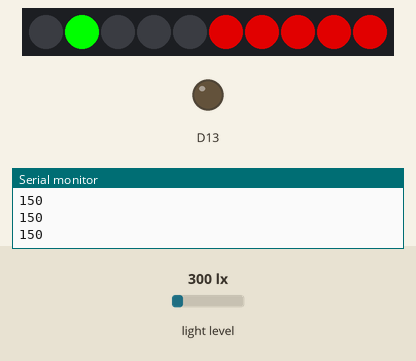
A sketch run on a simulated Adafruit Circuit Playground Express. Shown: 10 RGB LEDs in strip order, left to right, output pins drawn as LEDs (lit = HIGH), the last lines printed to the serial monitor. Inputs (shaded band) come from the test bench; at power-on: light level 300 lx.

Above: at 1.2 s.
1.3 s: light level set to 40 lx
At 1.8 s:
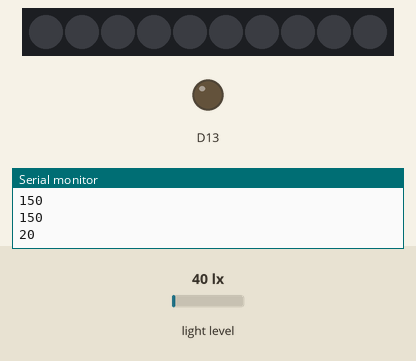
4.3 s: light level set to 210 lx
At 6.4 s:
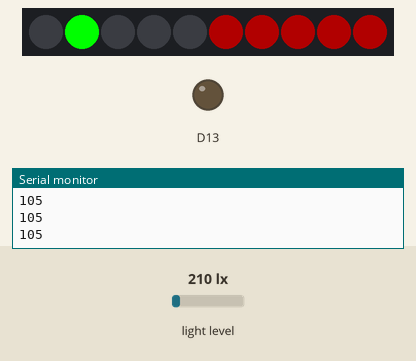
6.8 s: light level set to 170 lx
At 7.2 s:
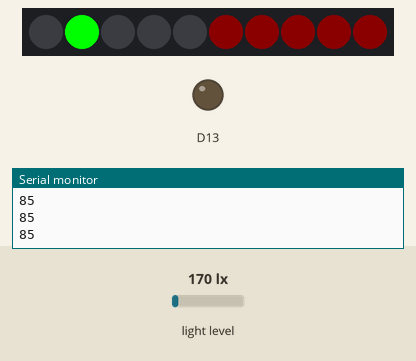
8.3 s: light level set to 500 lx
At 10.32 s:
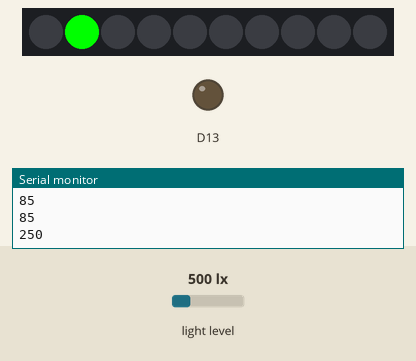
Timing chart, 0 to 11.8 s (numbered marks = the images above; inputs shaded):
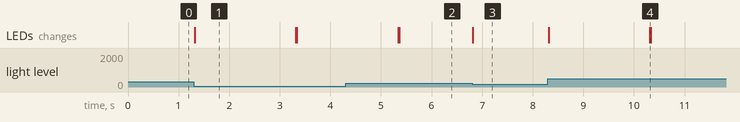

Measured:
- after the input at 1.3 s, the LEDs: change at once (image 1)
- after the input at 4.3 s, the LEDs: first differ from a run without the input after 1.1 s (image 2)
- after the input at 6.8 s, the LEDs: change at once (image 3)
- after the input at 8.3 s, the LEDs: first change at once (image 4 shows a later state)
- what the display in image 1 shows lasts 2.0 s, from 1.3 s to 3.3 s

The sketch:

pulsesensor_cplay_neopixel.ino
```cpp
#include <Adafruit_CircuitPlayground.h>

// Pulse sensor with Arduino IDE Serial Plotter
// Code demo by Lady Ada from Adafruit
// https://www.youtube.com/watch?v=Rfko5UnqDI4

const uint8_t min = 80;
const uint8_t max = 190;

void setup() {
//  while (!Serial); // Espera a que se inicie la consola serial en el IDE
  Serial.begin(115200);
  Serial.println("Circuit Playground sensor test");
  CircuitPlayground.begin();
  CircuitPlayground.setBrightness(255);
  CircuitPlayground.setPixelColor(1, 0, 255, 0);
}

void loop() {
  uint8_t red = CircuitPlayground.lightSensor();
  Serial.println(red);

  // Solo muestra pulso con dedo presente
  if (( red > min ) && ( red < max )) {
   uint8_t pulse = map(red, min, max, 0, 255);
    for (int i=5; i<10; ++i) {
      CircuitPlayground.strip.setPixelColor(i, pulse, 0, 0);
    }
  } else {
    // Como el brillo es 255, no queremos la luz verde siempre activa
    for (int i=5; i<10; ++i) {
      CircuitPlayground.strip.setPixelColor(i, 0, 0, 0);
    }
    CircuitPlayground.setPixelColor(1, 0, 0, 0);

    delay(2000);
    CircuitPlayground.setPixelColor(1, 0, 255, 0);
  }
  CircuitPlayground.strip.show();

  delay(20);
}
```
